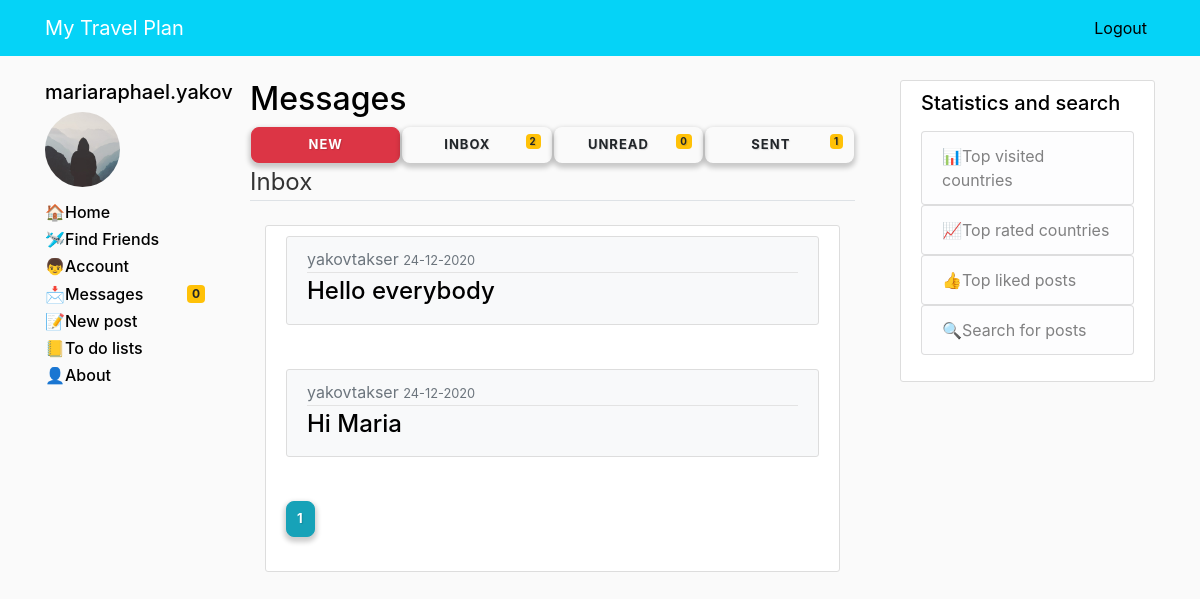
Screenshot of /inbox (signed in) with the database file from the repository.
### mytravelplan/models.py (models this page shows, shortened)
class User(db.Model, UserMixin):
    id = db.Column(db.Integer, primary_key=True)
    username = db.Column(db.String(20), unique=True, nullable=False)
    email = db.Column(db.String(120), unique=True, nullable=False)
    image_file = db.Column(db.String(20), nullable=False, default='default.jpg')
    password = db.Column(db.String(60), nullable=False)
    first_name = db.Column(db.String(20), nullable=False)
    last_name = db.Column(db.String(20), nullable=False)
    date_of_birth = db.Column(db.DateTime, nullable=True)
    messageReceived = db.relationship('Message', backref='receiverUser', lazy=True)
    comments = db.relationship('Comment', backref='author', lazy=True)
    admin_permissions = db.Column(db.Integer, default=0)
    posts = db.relationship('Post', backref='author', lazy=True)
    to_do_list = db.relationship('Todolist', backref='author', lazy=True)
    amount_of_posts = db.Column(db.Integer, default=0)
    level_of_user = db.Column(db.String(100), default='New')
    verified = db.Column(db.Boolean, default=False)

class Message(db.Model):
    id = db.Column(db.Integer, primary_key=True)
    subject = db.Column(db.String(100), nullable=False)
    date_posted = db.Column(db.DateTime, nullable=False, default=datetime.utcnow)
    content = db.Column(db.Text, nullable=False)
    owner = db.Column(db.String, nullable=False)
    receiver = db.Column(db.String, db.ForeignKey('user.username'),
                         nullable=False)  # Foreign Key to make a relationship with the user by 'user_id' fieldset
    readed = db.Column(db.Boolean, default=False)
    deletedByOwner = db.Column(db.Boolean, default=False)
    deletedByReceiver = db.Column(db.Boolean, default=False)

### mytravelplan/messages/routes.py (the view)
@messages.route('/inbox')
@login_required
def inbox():
    msg_counters = messages_counters()
    page = request.args.get('page', 1, type=int)
    messages = Message.query.filter_by(receiver=current_user.username, deletedByReceiver=False).order_by(
        Message.date_posted.desc()).paginate(
        page=page, per_page=5)
    return render_template('inbox.html', messages=messages, msg_counters=msg_counters)

### mytravelplan/messages/routes.py (called while the page is built)
@login_required
def messages_counters():
    msg_counters = []
    inboxMessagesCounter = Message.query.filter_by(receiver=current_user.username, deletedByReceiver=False).count()
    msg_counters.append(inboxMessagesCounter)
    unreadMessagesCounter = Message.query.filter_by(receiver=current_user.username, readed=False,
                                                    deletedByReceiver=False).count()
    msg_counters.append(unreadMessagesCounter)
    sentMessagesCounter = Message.query.filter_by(owner=current_user.username, deletedByOwner=False).count()
    msg_counters.append(sentMessagesCounter)
    return msg_counters

### mytravelplan/models.py (called while the page is built)
@login_manager.user_loader
def load_user(user_id):
    return User.query.get(int(user_id))

### mytravelplan/templates/inbox.html (shortened to what this page needs)
{% extends "base.html" %}
    {% block content %}
<div class="container">
    <h2>Messages</h2>
     <table style="width:100%">
    <td width="100">
        <a href="{{ url_for('messages.new_message', receiver='Name of receiver here..') }}" class="btn btn-danger btn-md btn-block" role="button">New</a></td>
    <td width="100">
         <a href="{{ url_for('messages.inbox') }}" class="btn btn-md btn-block" ><span class="badge badge-warning pull-right">{{ msg_counters[0] }}</span>Inbox&nbsp; </a>
    </td>
    <td width="100">
        <a href="{{ url_for('messages.unread_messages') }}" class="btn btn-md btn-block"><span class="badge badge-warning pull-right">{{ msg_counters[1] }}</span>Unread&nbsp; </a>
    </td>
     <td width="100">
        <a href="{{ url_for('messages.sent_messages') }}" class="btn btn-md btn-block"><span class="badge badge-warning pull-right">{{ msg_counters[2] }}</span>Sent&nbsp; </a>
    </td>
</table>
<legend class="border-bottom mb-4">Inbox</legend>
<div class="col-md-12  align-top ">
          <div class="content-section">
              {% if messages.items %}
                {% for message in messages.items %}
                       <article class="media content-section text-secondary bg-light">
                          <div class="media-body" >
                            <div class="article-metadata">
                              {{ message.owner }}
                              <small class="text-muted">{{ message.date_posted.strftime('%d-%m-%Y') }}</small>
                            </div>
                            <h4><a class="article-title" href="{{ url_for('messages.message', message_id=message.id) }}">{{ message.subject }}</a></h4>
                          </div>
                    </article>
                <br>
        {% endfor %}
              {% else %}
              <h4 style="opacity: 0.5; text-align:center;">You have no messages</h4>
              {% endif %}
        {% for page_num in messages.iter_pages(left_edge=1, right_edge=1, left_current=1, right_current=2) %}
        {% if page_num %}
            {% if messages.page == page_num %}
                <a class="btn btn-info mb-4" href="{{ url_for('main.home', page=page_num) }}">{{ page_num }}</a>
            {% else %}
                <a class="btn btn-outline-info mb-4" href="{{ url_for('main.home', page=page_num) }}">{{ page_num }}</a>
            {% endif %}
        {% endif %}
        {% endfor %}
        </div>
     </div>
</div>
    {% endblock %}

### mytravelplan/templates/base.html (shortened to what this page needs)
<!DOCTYPE html>
<html lang="en">
<head>
    <link rel="stylesheet" href="https://stackpath.bootstrapcdn.com/bootstrap/4.3.1/css/bootstrap.min.css">
    <link href="https://maxcdn.bootstrapcdn.com/font-awesome/4.7.0/css/font-awesome.min.css" rel="stylesheet">
    <link rel="stylesheet" href="https://maxcdn.bootstrapcdn.com/bootstrap/4.1.3/css/bootstrap.min.css" />
<link rel="stylesheet" href="http://bootstraptema.ru/plugins/2015/kw-count/kwcount.css" />
    <link rel="stylesheet" type="text/css" href="{{ url_for('static', filename='main.css') }}">
</head>
<body>
    <header class="site-header">
      <nav class="navbar navbar-expand-md navbar-dark bg-steel fixed-top">
        <div class="container">
          <a class="navbar-brand mr-4" href="/">My Travel Plan</a>
          <div class="collapse navbar-collapse" id="navbarToggle">
            <div class="navbar-nav">
                {% if current_user.is_authenticated %}
                <a class="nav-item nav-link" href="{{ url_for('users.logout') }}">Logout</a>
                {% else %}
              <a class="nav-item nav-link" href="{{ url_for('users.login') }}">Login</a>
              <a class="nav-item nav-link" href="{{ url_for('users.register') }}">Register</a>
                {% endif %}
            </div>
          </div>
        </div>
      </nav>
    </header>
        <main role="main" class="container">
      <div class="row">
            <div class="col-md-2">
                 {% if current_user.is_authenticated %}
                 <h5>{{ current_user.username }}</h5>
                    <div class="media">
                        <img class="rounded-circle account-img" style="width: 75px;height: 75px;" src="{{ url_for('static', filename='profile_pics/' + current_user.image_file)}}">
                    </div>
                {% endif %}
                <h6><a  href="{{ url_for('main.home') }}" style="color:#000000">&#127968;Home</a></h6>
                <h6><a  href="{{ url_for('main.find_friends') }}" style="color:#000000">&#128745;Find Friends</a></h6>
                {% if current_user.is_authenticated %}
                <h6><a  href="{{ url_for('users.account', username=current_user.username) }}" style="color:#000000">&#128102;Account</a></h6>
                <h6><a  href="{{ url_for('messages.inbox') }}" style="color:#000000">&#128233;<span class="badge badge-warning pull-right">{{ msg_counters[1] }}</span>Messages</a></h6>
                <h6><a  href="{{ url_for('posts.new_post', username=current_user.username) }}" style="color:#000000">&#128221;New post</a></h6>
                <h6><a  href="{{ url_for('todolists.to_do_lists', post_id=0, to_do_list_id=0) }}" style="color:#000000">&#128210;To do lists</a></h6>
                {% endif %}
                <h6><a  href="{{ url_for('main.about') }}" style="color:#000000">&#128100;About</a></h6>
        </div>
        <div class="col-md-7">
          {% block content %}{% endblock %}
        </div>
        <div class="col-md-3">
          <div class="content-section">
              <h5>Statistics and search</h5>
            <p class='text-muted'>
              <ul class="list-group">
              <a href="{{ url_for('main.most_visited_countries') }}"><li class="list-group-item list-group-item-light">&#128202;Top visited countries</li></a>
              <a href="{{ url_for('main.most_rated_countries') }}"><li class="list-group-item list-group-item-light">&#128200;Top rated countries</li></a>
              <a href="{{ url_for('main.most_liked_posts') }}"><li class="list-group-item list-group-item-light">&#128077;Top liked posts</li></a>
              <a href="{{ url_for('main.search') }}"><li  class="list-group-item list-group-item-light">&#128269;Search for posts</li></a>
              </ul>
            </p>
          </div>
        </div>
      </div>
    </main>
</body>
</html>

### mytravelplan/static/main.css (style rules this page uses)
body { background: #fafafa; color: #333333; margin-top: 5rem; }
h1, h2, h3, h4, h5, h6 { color: black; }
.bg-steel { background-color:#05d3f7; }
.site-header .navbar-nav .nav-link { color: black; }
.content-section { background: #ffffff; padding: 10px 20px; border: 1px solid #dddddd; border-radius: 3px; margin-bottom: 20px; }
.article-title { color: black; }
.article-metadata { padding-bottom: 1px; margin-bottom: 4px; border-bottom: 1px solid #e3e3e3 }
.account-img { height: 125px; width: 125px; margin-right: 20px; margin-bottom: 16px; }
.btn { border-radius: 8px; font-size: 13px; font-weight: bold; letter-spacing: 1px; padding: 7px 10px; text-shadow: 1px 1px 1px rgba(0, 0, 0, 0.14); text-transform: uppercase; box-shadow: 0 3px 5px 2px rgba(0, 0, 0, 0.2); }

### rows the page displays
User: username "mariaraphael.yakov", image_file (placeholder picture)
Message: owner "yakovtakser", date_posted "24-12-2020", subject "Hello everybody"
Message: owner "yakovtakser", date_posted "24-12-2020", subject "Hi Maria"

### other values shown
{{ msg_counters[1] }} "0"
{{ msg_counters[0] }} "2"
{{ msg_counters[2] }} "1"
{{ page_num }} "1"
